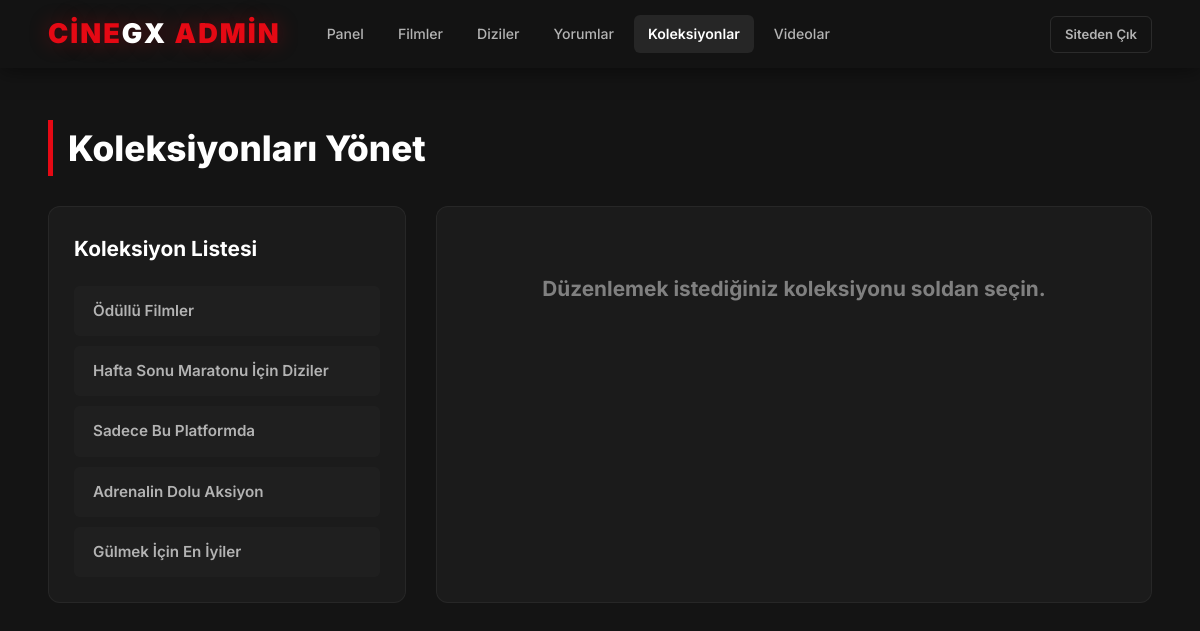
Page /admin/collections.php (signed in) on the committed database.
### tables this page shows
CREATE TABLE `collections` (
  `id` int(11) NOT NULL AUTO_INCREMENT,
  `title` varchar(255) NOT NULL,
  PRIMARY KEY (`id`)
);

### admin/collections.php (the view, shortened to what this page needs)
<?php
require_once __DIR__ . '/../includes/db.php';
$selectedCollectionId = (int)($_GET['collection_id'] ?? 0);
$collections = $pdo->query("SELECT * FROM collections ORDER BY id ASC")->fetchAll();
?>
<!DOCTYPE html>
<html lang="tr">
<head>
    <link rel="stylesheet" href="../assets/css/style.css">
</head>
<body>
<header class="navbar scrolled">
    <div class="navbar-inner">
        <a href="../index.php" class="navbar-logo">Cine<span>GX</span> Admin</a>
        <nav class="navbar-nav">
            <a href="index.php" class="nav-link">Panel</a>
            <a href="movies.php" class="nav-link">Filmler</a>
            <a href="series.php" class="nav-link">Diziler</a>
            <a href="comments.php" class="nav-link">Yorumlar</a>
            <a href="collections.php" class="nav-link active">Koleksiyonlar</a>
            <a href="videos.php" class="nav-link">Videolar</a>
        </nav>
        <div class="navbar-user">
            <a href="../index.php" class="btn-logout">Siteden Çık</a>
        </div>
    </div>
</header>
<div class="admin-page">
    <h1 class="admin-title">Koleksiyonları Yönet</h1>
    <div class="collections-layout">
        <div class="list-card">
            <h2 class="list-card-title">Koleksiyon Listesi</h2>
            <div class="collection-links">
                <?php foreach ($collections as $col): ?>
                    <a href="collections.php?collection_id=<?= $col['id'] ?>" class="collection-link-item <?= $selectedCollectionId === $col['id'] ? 'active' : '' ?>">
                        <?= htmlspecialchars($col['title']) ?>
                    </a>
                <?php endforeach; ?>
            </div>
        </div>
        <div class="list-card">
            <?php if ($selectedCollectionId <= 0): ?>
                <h2 class="list-card-title" style="color: var(--text-muted); text-align: center; margin-top: 40px;">Düzenlemek istediğiniz koleksiyonu soldan seçin.</h2>
            <?php endif; ?>
        </div>
    </div>
</div>
</body>
</html>

### assets/css/style.css (style rules this page uses)
*, *::before, *::after { margin: 0; padding: 0; box-sizing: border-box; }
:root { --bg-primary: #141414; --bg-secondary: #1a1a1a; --bg-card: #1f1f1f; --bg-input: #333333; --text-primary: #FFFFFF; --text-secondary: #B3B3B3; --text-muted: #808080; --accent: #E50914; --accent-hover: #f6121d; --accent-glow: rgba(229, 9, 20, 0.35); --success: #46d369; --error: #e87c03; --border: #333333; --radius: 4px; --radius-lg: 8px; --shadow: 0 4px 20px rgba(0,0,0,0.6); --shadow-heavy: 0 8px 40px rgba(0,0,0,0.8); --transition: all 0.3s ease-in-out; --transition-fast: all 0.15s ease; }
html { font-size: 16px; scroll-behavior: smooth; }
body { font-family: 'Inter', 'Helvetica Neue', Arial, sans-serif; background-color: var(--bg-primary); color: var(--text-primary); min-height: 100vh; line-height: 1.6; -webkit-font-smoothing: antialiased; -moz-osx-font-smoothing: grayscale; }
a { color: var(--text-primary); text-decoration: none; transition: var(--transition); }
.navbar { position: fixed; top: 0; left: 0; right: 0; z-index: 1000; background: linear-gradient(180deg, rgba(0,0,0,0.85) 0%, transparent 100%); transition: background 0.4s ease, box-shadow 0.4s ease; padding: 0 4%; }
.navbar.scrolled { background: rgba(20,20,20,0.97); backdrop-filter: blur(12px); box-shadow: 0 2px 20px rgba(0,0,0,0.5); }
.navbar-inner { max-width: 1400px; margin: 0 auto; display: flex; align-items: center; height: 68px; gap: 32px; }
.navbar-logo { font-size: 1.7rem; font-weight: 900; color: var(--accent) !important; letter-spacing: 2px; text-transform: uppercase; text-shadow: 0 0 20px var(--accent-glow); flex-shrink: 0; }
.navbar-logo span { color: var(--text-primary); }
.navbar-nav { display: flex; align-items: center; gap: 6px; flex: 1; }
.nav-link { display: flex; align-items: center; gap: 6px; padding: 8px 14px; border-radius: 6px; font-size: 0.88rem; font-weight: 500; color: var(--text-secondary) !important; transition: all 0.2s ease; white-space: nowrap; }
.nav-link:hover, .nav-link.active { color: var(--text-primary) !important; background: rgba(255,255,255,0.08); }
.nav-link.active { font-weight: 600; }
.navbar-user { display: flex; align-items: center; gap: 12px; flex-shrink: 0; }
.btn-logout { display: flex; align-items: center; gap: 5px; padding: 7px 14px; border-radius: 6px; font-size: 0.82rem; font-weight: 600; color: var(--text-secondary) !important; border: 1px solid rgba(255,255,255,0.1); transition: all 0.2s ease; }

### admin/collections.php (style rules this page uses)
.admin-page { padding: 120px 4% 60px; max-width: 1200px; margin: 0 auto; }
.admin-title { font-size: 2.2rem; font-weight: 800; border-left: 5px solid var(--accent); padding-left: 15px; margin-bottom: 30px; }
.collections-layout { display: grid; grid-template-columns: 1fr 2fr; gap: 30px; }
.list-card { background: rgba(255, 255, 255, 0.03); border: 1px solid rgba(255, 255, 255, 0.05); border-radius: 12px; padding: 25px; }
.list-card-title { font-size: 1.3rem; font-weight: 700; margin-bottom: 20px; }
.collection-links { display: flex; flex-direction: column; gap: 10px; }
.collection-link-item { display: block; padding: 12px 18px; border-radius: 6px; background: rgba(255,255,255,0.02); color: var(--text-secondary); text-decoration: none; font-weight: 600; font-size: 0.95rem; transition: 0.2s; border: 1px solid transparent; }

### rows in the picture
collections: title "Ödüllü Filmler"
collections: title "Hafta Sonu Maratonu İçin Diziler"
collections: title "Sadece Bu Platformda"
collections: title "Adrenalin Dolu Aksiyon"
collections: title "Gülmek İçin En İyiler"
